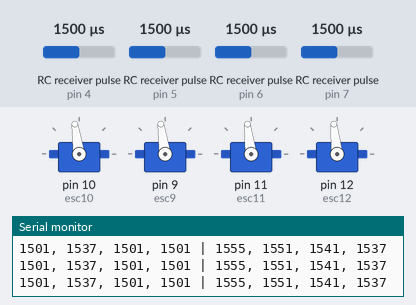
Bench run of a sketch on a simulated Arduino Uno, built with avr-gcc and run on an emulated ATmega328P. Parts: 4 × servo, the last lines printed to the serial monitor. Wiring (inferred from the names in the program): 4 × RC receiver channel: data pin 4 / data pin 5 / data pin 6 / data pin 7. The test bench sets the inputs (shaded band); at power-on: RC receiver pulse (sensors on pin 4, pin 5, pin 6, pin 7) 1500 µs.

Above: at 3.2 s.
3.3 s: RC receiver pulse (sensor on pin 4) set to 1020 µs
At 4.0 s:
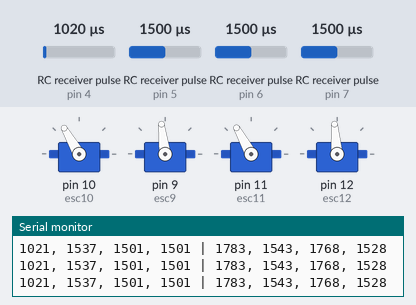
4.8 s: RC receiver pulse (sensor on pin 5) set to 1020 µs
At 6.0 s:
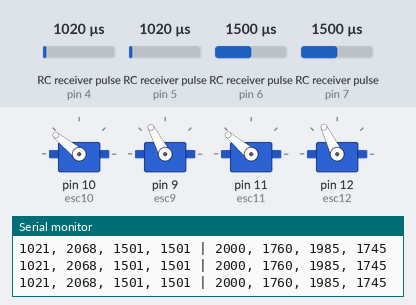
6.3 s: RC receiver pulse (sensor on pin 6) set to 1020 µs
At 7.5 s:
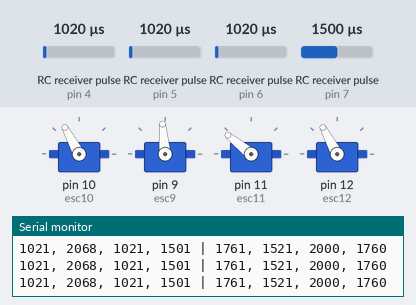
7.8 s: RC receiver pulse (sensor on pin 4) set to 1250 µs
At 8.4 s:
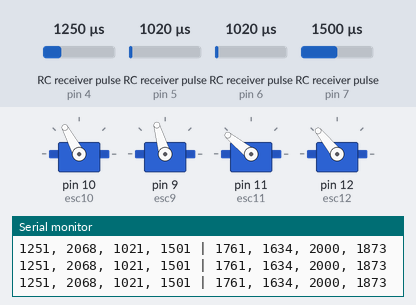
9.3 s: RC receiver pulse (sensor on pin 5) set to 1500 µs
At 9.8 s:
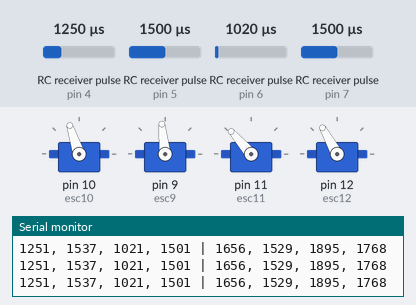
10.8 s: RC receiver pulse (sensor on pin 6) set to 1500 µs
At 11.9 s:
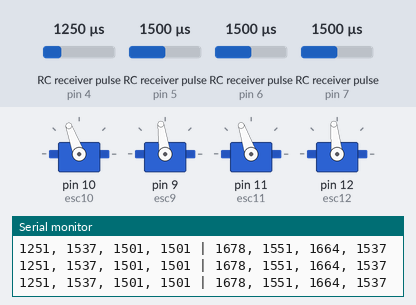
Timing chart, 0 to 13.3 s (numbered marks = the images above; inputs shaded):
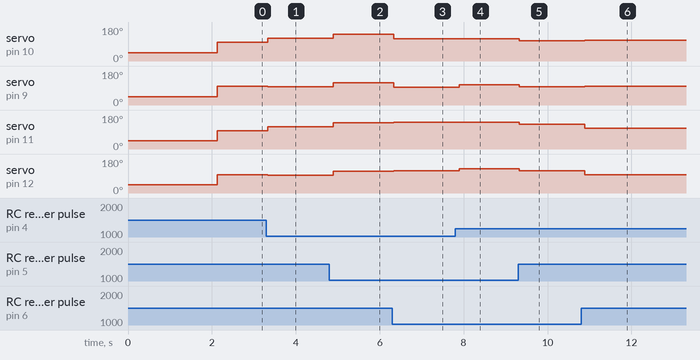

The sketch:

main.ino
```cpp
#include <Servo.h>

bool firstRunSuccessful = false;

int ch1raw;
int ch1correct;

int ch2raw;
int ch2correct;

int ch3raw;
int ch3correct;

int ch4raw;
int ch4correct;

Servo esc9; // SILVER_B
Servo esc10; // BLACK_B
Servo esc11; // BLACK_A
Servo esc12; // SILVER_A

int esc9Val;
int esc10Val;
int esc11Val;
int esc12Val;

void setup() {
  // put your setup code here, to run once:

  pinMode(4, INPUT); // Roll
  pinMode(5, INPUT); // Throttle
  pinMode(6, INPUT); // Pitch
  pinMode(7, INPUT); // Yaw

  esc9.attach(9);
  esc10.attach(10);
  esc11.attach(11);
  esc12.attach(12);

  esc9.writeMicroseconds(1000);
  esc10.writeMicroseconds(1000);
  esc11.writeMicroseconds(1000);
  esc12.writeMicroseconds(1000);

  delay(1000);

  esc9.detach();
  esc10.detach();

  delay(1000);

  esc9.attach(10);
  esc10.attach(9);

  esc9.writeMicroseconds(1000);
  esc10.writeMicroseconds(1000);

  Serial.begin(9600);
  Serial.println("setup complete");

}

void loop() {
  // put your main code here, to run repeatedly:

  delay(100);

  noInterrupts();
  ch1raw = pulseIn(4, HIGH); // Roll
  ch2raw = pulseIn(5, HIGH); // throttle
  ch3raw = pulseIn(6, HIGH); // Pitch
  ch4raw = pulseIn(7, HIGH); // Yaw
  interrupts();

  //ch1correct = map(ch1raw, 1, 1, 1, 1);
  ch2correct = map(ch2raw, 1083, 1985, 2000, 1000);
  //ch3correct = map(ch3raw, 1, 1, 1, 1);
  //ch4correct = map(ch4raw, 1, 1, 1, 1);

  masterControl(ch1raw, ch2correct, ch3raw, ch4raw);

}

void masterControl(int roll, int throttle, int pitch, int yaw) {

  int minThrottle = 1180;

  if ((roll == 0) && (throttle == 3200) && (pitch == 0) && (yaw == 0)) {
    Serial.println("Turn on remote");
    return;
  }
  if ((roll < 1500) && (roll > 1496) && (throttle > 1538) && (throttle < 1544) && (pitch < 874)
      && (pitch > 870) && (yaw < 1500) && (yaw > 1496)) {

    if (firstRunSuccessful) {
      emergencyLanding();
    } else {
      Serial.println("Turn on remote");
    }
    return;
  }

  if (throttle < minThrottle) {
    esc9Val = 1000;
    esc10Val = 1000;
    esc11Val = 1000;
    esc12Val = 1000;
    esc9.writeMicroseconds(esc9Val);
    esc10.writeMicroseconds(esc10Val);
    esc11.writeMicroseconds(esc11Val);
    esc12.writeMicroseconds(esc12Val);
    return; // drone must be flying in order to operate others.
  }

  setMotorSpeed(roll, throttle, pitch, yaw);

  firstRunSuccessful = true;
  ///*
  Serial.print(roll);
  Serial.print(", ");
  Serial.print(throttle);
  Serial.print(", ");
  Serial.print(pitch);
  Serial.print(", ");
  Serial.print(yaw);
  Serial.print(" | ");
  Serial.print(esc9Val); // Silver_B
  Serial.print(", ");
  Serial.print(esc10Val); // Black_B
  Serial.print(", ");
  Serial.print(esc11Val); // Black_A
  Serial.print(", ");
  Serial.println(esc12Val); // Silver_A
  //*/

  esc9.writeMicroseconds(esc9Val);
  esc10.writeMicroseconds(esc10Val);
  esc11.writeMicroseconds(esc11Val);
  esc12.writeMicroseconds(esc12Val);

}

void setMotorSpeed(int roll, int throttle, int pitch, int yaw) {

  int maxMotorSpeed = 2000;

  // if everything is at rest, set values to the throttle (hover)
  if ((pitch > 1465) && (pitch < 1475) && (roll > 1505) && (roll < 1515)) {
    esc9Val = throttle;
    esc10Val = throttle;
    esc11Val = throttle;
    esc12Val = throttle;
    return;
  }

  // Assign each motor value to its physical motor position. Done for readability.
  int s_A = esc12Val;
  int b_A = esc11Val;
  int s_B = esc9Val;
  int b_B = esc10Val;

  // get 4 motor speeds based on throttle and pitch
  int pitchDifference;
  int frontMotorSpeed;
  int backMotorSpeed;
  if (pitch < 1465) {
    pitchDifference = map(pitch, 1000, 1469, 500, 0);

    frontMotorSpeed = throttle + pitchDifference;
    backMotorSpeed = throttle;
    if (frontMotorSpeed > maxMotorSpeed) {
      int subtractionTotal = frontMotorSpeed - maxMotorSpeed;

      frontMotorSpeed = 2000;
      backMotorSpeed = backMotorSpeed - subtractionTotal;
    }

  } else if (pitch > 1475) {
    pitchDifference = map(pitch, 1470, 2000, 0, 500);
    // int forward = map(pitch, 1470, 2000, 0, 500);

    backMotorSpeed = throttle + pitchDifference;
    frontMotorSpeed = throttle;
    if (backMotorSpeed > maxMotorSpeed) {
      int subtractionTotal = backMotorSpeed - maxMotorSpeed;

      backMotorSpeed = 2000;
      frontMotorSpeed = frontMotorSpeed - subtractionTotal;
    }

  }

  s_A = frontMotorSpeed;
  b_A = frontMotorSpeed;
  s_B = backMotorSpeed;
  b_B = backMotorSpeed;

  // update 4 motor speeds to account for roll
  int rollDifference;
  int leftMotorSpeed;
  int rightMotorSpeed;
  if (roll < 1505) { // Left
    rollDifference = map(roll, 1000, 1509, 500, 0);

    //rightMotorSpeed is high
    rightMotorSpeed = throttle + rollDifference;
    leftMotorSpeed = throttle;
    if (rightMotorSpeed > maxMotorSpeed) {
      int subtractionTotal = rightMotorSpeed - maxMotorSpeed;

      rightMotorSpeed = 2000;
      leftMotorSpeed = leftMotorSpeed - subtractionTotal;
    }

  } else if (roll > 1515) { // Right
    rollDifference = map(roll, 1510, 2000, 0, 500);

    //leftMotorSpeed is high
    leftMotorSpeed = throttle + rollDifference;
    rightMotorSpeed = throttle;
    if (leftMotorSpeed > maxMotorSpeed) {
      int subtractionTotal = leftMotorSpeed - maxMotorSpeed;

      leftMotorSpeed = 2000;
      rightMotorSpeed = rightMotorSpeed - subtractionTotal;
    }

  }

  // XXX
  // Consider frontMotorSpeed, backMotorSpeed, leftMotorSpeed, rightMotorSpeed, to assign values.
  //s_A | frontMotorSpeed, leftMotorSpeed
  //b_A | frontMotorSpeed, rightMotorSpeed
  //s_B | backMotorSpeed, rightMotorSpeed
  //b_B | backMotorSPeed, leftMotorSpeed
  s_A = (frontMotorSpeed + leftMotorSpeed) / 2;
  b_A = (frontMotorSpeed + rightMotorSpeed) / 2;
  s_B = (backMotorSpeed + rightMotorSpeed) / 2;
  b_B = (backMotorSpeed + leftMotorSpeed) / 2;

  // Assign each motor speed to its respective esc.
  esc9Val = s_B;
  esc10Val = b_B;
  esc11Val = b_A;
  esc12Val = s_A;

}

int roll(int rollInput) {
  return 0;
}

int throttle(int throttleInput) {
  return 0;
}

int pitch(int pitchInput) {
  return 0;
}

int yaw(int yawInput) {
  return 0;
}

// XXX
void emergencyLanding() {
  Serial.println("Emergency Landing");

  int landingSpeedList[] = {
    2000,
    1870,
    1755,
    1652,
    1572,
    1510,
    1480,
    1460,
    1420,
    1380,
    1340,
    1300,
    1280,
    1260,
    1245,
    1180,
  };
  int emergencyMotorSpeed = 2000;
  esc9.writeMicroseconds(emergencyMotorSpeed);
  esc10.writeMicroseconds(emergencyMotorSpeed);
  esc11.writeMicroseconds(emergencyMotorSpeed);
  esc12.writeMicroseconds(emergencyMotorSpeed);

  int i = 0;
  while (i < 16) {
    delay(1000);
    Serial.println(landingSpeedList[i]);

    esc9.writeMicroseconds(landingSpeedList[i]);
    esc10.writeMicroseconds(landingSpeedList[i]);
    esc11.writeMicroseconds(landingSpeedList[i]);
    esc12.writeMicroseconds(landingSpeedList[i]);

    i++;
  }

  delay(5000);

  esc9.writeMicroseconds(1000);
  esc10.writeMicroseconds(1000);
  esc11.writeMicroseconds(1000);
  esc12.writeMicroseconds(1000);

  Serial.println("Emergency Landing Successful");
  while (true) {
  }

}
```

Measured:
- after the input at 3.3 s, servo on pin 10 (esc10): 98° → 120° at once; servo on pin 9 (esc9): 98° → 97° at once; servo on pin 11 (esc11): 97° → 119° at once; servo on pin 12 (esc12): 96° → 95° at once
- after the input at 4.8 s, servo on pin 10 (esc10): 120° → 141° after 0.09 s; servo on pin 9 (esc9): 97° → 118° after 0.09 s; servo on pin 11 (esc11): 119° → 140° after 0.09 s; servo on pin 12 (esc12): 95° → 116° after 0.09 s
- after the input at 6.3 s, servo on pin 10 (esc10): 141° → 118° at once; servo on pin 9 (esc9): 118° → 95° at once; servo on pin 11 (esc11): 140° → 141° at once; servo on pin 12 (esc12): 116° → 118° at once
- after the input at 7.8 s, servo on pin 9 (esc9): 95° → 106° after 0.09 s; servo on pin 12 (esc12): 118° → 129° after 0.09 s
- after the input at 9.3 s, servo on pin 10 (esc10): 118° → 108° at once; servo on pin 9 (esc9): 106° → 96° at once; servo on pin 11 (esc11): 141° → 131° at once; servo on pin 12 (esc12): 129° → 119° at once
- after the input at 10.8 s, servo on pin 10 (esc10): 108° → 110° after 0.09 s; servo on pin 9 (esc9): 96° → 98° after 0.09 s; servo on pin 11 (esc11): 131° → 109° after 0.09 s; servo on pin 12 (esc12): 119° → 96° after 0.09 s
